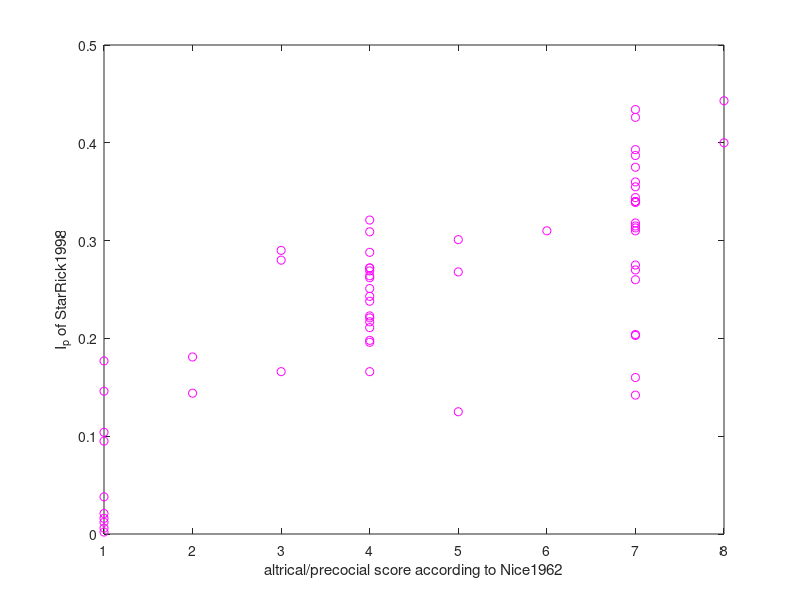

This chart was generated by the following MATLAB code: (Note: this script raises an error after producing the figure.)
close all

% StarRick1998: 
%   M_n = neonate mass in g
%   LDF = lipid-free dry mass/lipid-free wet mass
%   I_p = log10(LDF) + 0.1 * log10(M_n) + 0.8
%   alt/prec: score, see AuguLika2018 tab 1, based on Nice1962
%   
% species                     M_n LDF   I_p   alt/prec

data = { ...
'Turnix_suscitator'           3.8 0.185 0.125 5 
'Alectura lathami'           87.2 0.281 0.443 8 
'Leipoa ocellata'            89.4 0.254 0.400 8 
'Coturnix coturnix'           5.8 0.192 0.160 7 
'Colinus virginianus'        6.12 0.211 0.203 7 
'Phasianus colchicus'        17.5 0.290 0.387 7 
'Gallus gallus'              NaN  NaN   0.27  7 
'Meleagris gallipavo'        NaN  NaN   0.31  6 
'Aythya valisineria'         55.7 0.240 0.355 7 
'Somateria molissima'        43.1 0.269 0.393 7 
'Somateria molissima'        22.0 0.257 0.344 7 
'Clangula hyemalis'          26.6 0.249 0.339 7 
'Anas discors'               10.5 0.340 0.434 7 
'Anas acuta'                 23.3 0.253 0.340 7 
'Aythya americana'           20.9 0.277 0.375 7 
'Mergus cucullatus'          24.7 0.307 0.426 7 
'Anas platyrhynchos'         18.5 0.246 0.318 7 
'domestic duck'              NaN  NaN   0.31  7 
'Branta canadensis'          59.6 0.241 0.360 7 
'domestic goose'             NaN  NaN   0.34  7 
'Agapornis roseicollis'       2.6 0.148 0.012 1 
'Podiceps nigricollis'        9.3 0.235 0.268 5 
'Fulica atra'                10.0 0.252 0.301 5 
'Pygoscelis adeliae'         63.1 0.146 0.144 2 
'Phalacrocorax auritus'      33.7 0.113 0.006 1 
'Sula sula'                  27.7 0.124 0.038 1 
'Phaethon rubricauda'        46.1 0.164 0.181 2 
'Pelecanus occidentalis'     61.7 0.147 0.146 1 
'Cepphus grylle'              9.7 0.208 0.217 4 
'Aethia pusilla'             58.9 0.221 0.321 4 
'Fratercula arctica'         36.8 0.225 0.309 4 
'Uria aalge'                 21.4 0.194 0.221 4 
'Larus atricilla'            51.5 0.200 0.272 4 
'Sterna hirundo'             31.7 0.200 0.251 4 
'Rissa tridactyla'           19.3 0.197 0.223 4 
'Catharacta skua'            15.9 0.176 0.166 4 
'Sterna fuscata'             26.0 0.222 0.288 4 
'Gygis alba'                 13.2 0.212 0.238 4 
'Larus philadelphia'         12.4 0.226 0.264 4 
'Larus argentatus'           41.9 0.204 0.272 4 
'Sterna paradisaea'          16.4 0.219 0.262 4 
'Anous tenuirostris'         21.3 0.204 0.243 4 
'Anous stolidus'              8.5 0.202 0.198 4 
'Micropalma himantopus'       6.1 0.215 0.211 4 
'Calidris minutilla'         25.3 0.236 0.313 7 
'Numenius phaeopus'           2.3 0.202 0.142 7 
'Phalaropus lobatus'          4.6 0.281 0.315 7 
'Calidris alpina'             2.8 0.260 0.260 7 
'Charadrius semipalmatus'    12.3 0.232 0.275 7 
'Pluvialis dominica'          4.3 0.219 0.204 7 
'Procellaria aequinoctialis' 11.6 0.195 0.196 4 
'Oceanodroma leucorhoa'       5.1 0.250 0.269 4 
'Pelecanoides urinatrix'     94.0 0.196 0.290 3 
'Pelecanoides georgicus'     12.9 0.234 0.280 3 
'Macronectes giganteus'      85.3 0.149 0.166 3 
'Aimophila carpalis'          1.9 0.148 0.002 1 
'Poephila guttata'            0.6 0.134 0.095 1 
'Parus caeruleus'             1.2 0.150 0.016 1 
'Delichon urbica'             1.7 0.100 0.177 1 
'Passer domesticus'           3.5 0.110 0.104 1 
'Sturnus vulgaris'            8.7 0.134 0.021 1 
};

figure(1)
plot(cell2mat(data(:,5)), cell2mat(data(:,4)), 'om')
xlabel('altrical/precocial score according to Nice1962')
ylabel('I_p of StarRick1998')


[nm sH] = prtStat('Aves', 's_Hbp', 0); n_Aves = length(nm); score = zeros(n_Aves,1);
WD = pwd;
cd(['../debtool/entries/',nm{1}]) % goto entries
for i=1:n_Aves
  cd (['../', nm{i}])
  load (['results_', nm{i}])
  [x score(i)] = get_s_Hbp(metaData.order, metaData.family);
end
cd(WD);

figure(2)
plot(score, log10(sH), 'o', 'MarkerSize', 2, 'LineWidth', 4, 'MarkerEdgeColor', [0 0 1])
xlabel('altrical/precocial score')
ylabel('_{10}log s_H^{bp}')
      h = datacursormode(2);
      h.UpdateFcn = @(obj, event_obj)xylabels(obj, event_obj, nm, [score, logsH]);
      datacursormode on % mouse click on plot
saveas(gca,'score_sH.png')

figure(3)
EHbx = read_allStat('E_Hb','E_Hx'); s_Hbx = EHbx(:,1)./EHbx(:,2); s_Hbx = s_Hbx(select_01('Aves'));
plot(score, log10(s_Hbx), 'o', 'MarkerSize', 2, 'LineWidth', 4, 'MarkerEdgeColor', [0 0 1])
xlabel('altrical/precocial score')
ylabel('_{10}log s_H^{bx}')
      h = datacursormode(2);
      h.UpdateFcn = @(obj, event_obj)xylabels(obj, event_obj, nm, [score, logsH]);
      datacursormode on % mouse click on plot
%saveas(gca,'score_sHbx.png')

